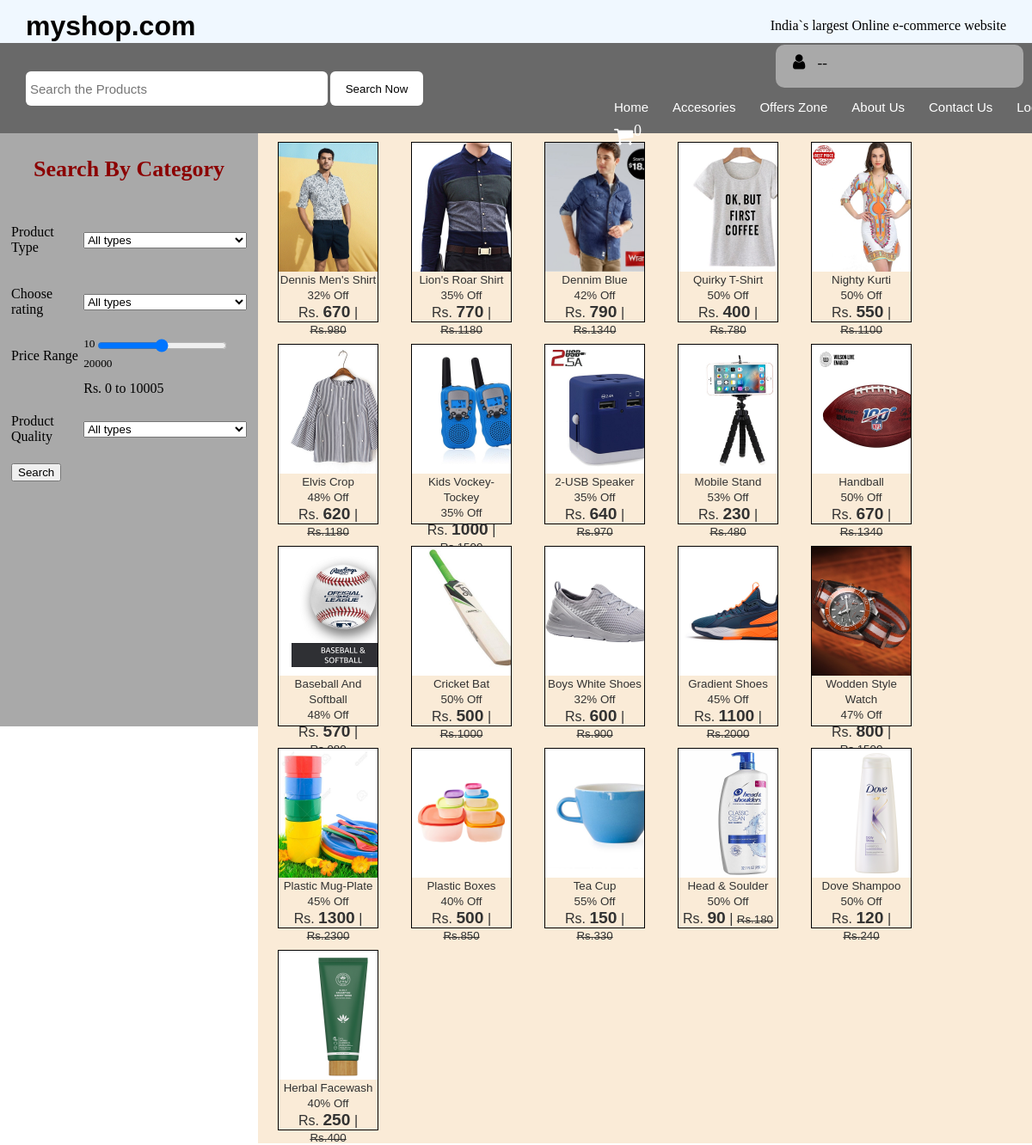
Screenshot of /offer.php with the database file from the repository.
### tables this page shows
CREATE TABLE `productinfo` (
  `pid` varchar(10) NOT NULL,
  `pname` varchar(100) NOT NULL,
  `pmrp` float NOT NULL,
  `pprice` float NOT NULL,
  `psave` float NOT NULL,
  `off` int(5) NOT NULL,
  `pavailable` varchar(50) NOT NULL,
  `pla` varchar(300) NOT NULL,
  `plb` varchar(300) NOT NULL,
  `plc` varchar(300) NOT NULL,
  `pld` varchar(300) NOT NULL,
  `ple` varchar(300) NOT NULL,
  `pdesc` varchar(1000) NOT NULL,
  `pimgadd` varchar(50) NOT NULL
);

### offer.php (the view, shortened to what this page needs)
<?php
if(!isset($_SESSION['emailadd']))
{
    $mysession= " Empty";
}
else
{
    $mysession = $_SESSION['emailadd'];
}
    $mysession = $mysession;
    $db = mysqli_connect("localhost", "root", "", "myshopdb");
    $sql = "SELECT * FROM logininfo WHERE emailadd='$mysession'";
    $records = mysqli_query($db, $sql);
    $details = mysqli_fetch_assoc($records);
?>
<!DOCTYPE html>
<html>
<head>
<link rel="stylesheet" href="css.css">
<link rel="stylesheet" href="css2.css">
<link rel="stylesheet" href="https://cdnjs.cloudflare.com/ajax/libs/font-awesome/4.7.0/css/font-awesome.min.css">
</head>
<body>
<div id="outer-box">
<header>
<h1 id="brand-name">myshop.com</h1>
<p id="tag-lines">India`s largest Online e-commerce website</p>
</header>
<div id="white-space-header"></div>
<nav>
<div id="left-nav">
    <form method="post" action="search.php">
<input type="search" name="searchval" id="search-box" placeholder="Search the Products"/>
<input type="submit" name="search" value="Search Now" id="search-btn"/>
    </form>
</div>
<div id="right-nav">
<div id="right-nav-upper1">
    <i class="fa fa-user" style="font-size:20px; margin-right:10px; margin-left:10px;"></i>
    <?php echo $details['uname']; ?> -- <?php echo $details['emailadd']; ?>
</div>
<div id="menu">
 <ul>
    <li><a href="index.php">Home</a></li>
    <li><a href="access.php">Accesories</a></li>
    <li><a href="offer.php">Offers Zone</a></li>
    <li><a href="about.php">About Us</a></li>
    <li><a href="fcontact.php">Contact Us</a></li>
    <li><a href="logout.php">Logout</a></li>
    <li><a href="cart.php"><i class="fa fa-shopping-cart" style="font-size:24px"><sup><span id="cartno">0</span></sup></i></a></li>
 </ul>
</div>
</div>
</nav>
<div id="white-space-nav"></div>
<div id="side-fix-div">
<div id="search-by-category-div">
<h1 id="search-by-category">Search By Category</h1>
</div>
<div id="search-by-category-div2">
<form method="post" action="searchcat.php">
<table width="100%" height="300px">
<tr>
<td><p id="product-type">Product Type</p></td>
<td id="tdtwo">
<select id="td2length" name="pcat">
<option value="All">All types</option>
</select>
</td>
</tr>
<tr>
<td><p id="rating">Choose rating</p></td>
<td id="tdtwo">
<select id="td2length" name="prating">
<option value="0">All types</option>
</select>
</td>
</tr>
<tr>
<td><p id="prange">Price Range</p></td>
<td id="tdtwo">
    <span><sup>10</sup></span><input type="range" name="prange" min="10" id="sliderval1" max="20000" oninput="slider();"><span><sup>20000</sup></span>
</td>
</tr>
<tr>
<td></td>
<td id="tdtwo"><span id="sliderval2"></span></td>
</tr>
<tr>
<td><p id="product-type">Product Quality</p></td>
<td id="tdtwo">
<select id="td2length" name="pquality">
<option value="All">All types</option>
</select>
</td>
</tr>
<tr>
<tr>
<td colspan="2"><input type="submit" value="Search" name="searchcat"></td>
</tr>
</table>
</form>
</div>
</div>
<div id="side-right-div">
<div id="side-right-div-border">
    <?php
        $db = mysqli_connect("localhost", "root", "", "myshopdb");
        $sql = "SELECT * FROM productinfo";
        $records = mysqli_query($db, $sql);
     while($row = $records->fetch_assoc())
             {
        if($row["off"] > 30 )
        {
        echo " <a href='productinfo.php?id=".$row['pid']." '><div id='all-size'>
                        <div id='all-img' style='background:url(images/".$row['pimgadd']."); background-size:cover;' ></div>
                        <span><center><small>"
                        .$row["pname"]. "<br>" .$row["off"]. "% Off </small>
                        <br> Rs. <b><big>" .$row["pprice"]. "</big></b> | <strike><small>Rs." .$row["pmrp"]. "</small></strike><center></span>
               </div></a>
        ";
        }
     }
        ?>
</div>
</div>
</div>
</body>
</html>

### css.css (style rules this page uses)
* { box-sizing: border-box; }
body { margin: 0px; padding: 0px; }
a { color:#323232; text-decoration:none; font-family:sans-serif; }
#outer-box { width: 100%; height: 700px; }
header { width:100%; height:50px; box-sizing:border-box; background-color: aliceblue; padding:5px; position: fixed; }
#white-space-header { width:100%; height:50px; box-sizing:border-box; padding:5px; }
#brand-name { float:left; padding:0; margin:0; font-family:sans-serif; margin-top:7px; margin-left:25px; }
#tag-lines { float:right; font-family:calibri; margin-right:25px; }
nav { width:100%; height:105px; z-index: 1; position: fixed; box-sizing:border-box; background-color: dimgrey; }
#left-nav { width:50%; height:105px; float: left; z-index: 1; box-sizing:border-box; background-color: dimgrey; padding:30px; }
#cartno { margin: 0px; padding: 0px; font-size: 90%; }
#right-nav { width:50%; height:105px; z-index: 1; float: left; box-sizing:border-box; background-color: dimgrey; }
#white-space-nav { width:100%; height:105px; box-sizing:border-box; padding:5px; }
#search-box { width:65%; height:40px; border-style:none; box-sizing:border-box; float:left; border-radius: 6px; padding:5px; font-size:15px; margin-top:3px; }
#search-btn { border-style:none; height:40px; width:20%; box-sizing:border-box; float:left; border-radius: 6px; margin-left:3px; background-color:white; margin-top:3px; }
#menu { width:100%; height:45px; margin-left:15%; float: left; }
#menu ul { display:block; list-style:none; padding:9px 0 0 10px; margin:0px; }
#menu ul li a { height:30px; display:block; padding:0px 10px 0 10px; margin:0 4px 0 4px; float:left; text-align:center; color:#fff; font-size:15px; line-height:27px; }
#menu ul li { display:inline block; padding:0px; margin:0px; height:27px; }
#side-fix-div { width: 25%; height: 690px; position: fixed; padding: 10px; float: left; background-color: darkgrey; }
#search-by-category-div { width: 100%; height: 60px; font-size: 13px; font-weight: bold; font-family: cursive; }
#search-by-category-div2 { width: 100%; height: 300px; }
#search-by-category { text-align: center; color: darkred; }
#side-right-div { width: 75%; height: auto; float: right; background-color: antiquewhite; }
#all-size { width: 13%; height: 210px; margin: 10px; margin-left: 23px; margin-right: 15px; margin-bottom: 15px; float: left; border-width: 1px; border-color: black; padding: 0px; border-style: solid; }
#all-img { width: 100%; height: 150px; }

### css2.css (style rules this page uses)
* { box-sizing: border-box; }
body { margin: 0px; padding: 0px; }
a { color:#323232; text-decoration:none; font-family:sans-serif; }
#outer-box { width: 100%; height: 700px; }
header { width:100%; height:50px; box-sizing:border-box; background-color: aliceblue; padding:5px; position: fixed; }
#white-space-header { width:100%; height:50px; box-sizing:border-box; padding:5px; }
#brand-name { float:left; padding:0; margin:0; font-family:sans-serif; margin-top:7px; margin-left:25px; }
#tag-lines { float:right; font-family:calibri; margin-right:25px; }
nav { width:100%; height:105px; z-index: 1; position: fixed; box-sizing:border-box; background-color: dimgrey; }
#left-nav { width:50%; height:105px; float: left; z-index: 1; box-sizing:border-box; background-color: dimgrey; padding:30px; }
#right-nav { width:50%; height:105px; z-index: 1; float: left; box-sizing:border-box; background-color: dimgrey; }
#white-space-nav { width:100%; height:105px; box-sizing:border-box; padding:5px; }
#search-box { width:65%; height:40px; border-style:none; box-sizing:border-box; float:left; border-radius: 6px; padding:5px; font-size:15px; margin-top:3px; }
#search-btn { border-style:none; height:40px; width:20%; box-sizing:border-box; float:left; border-radius: 6px; margin-left:3px; background-color:white; margin-top:3px; }
#menu { width:100%; height:45px; margin-left:15%; float: left; }
#menu ul { display:block; list-style:none; padding:9px 0 0 10px; margin:0px; }
#menu ul li a { height:30px; display:block; padding:0px 10px 0 10px; margin:0 4px 0 4px; float:left; text-align:center; color:#fff; font-size:15px; line-height:27px; }
#menu ul li { display:inline; padding:0px; margin:0px; height:27px; }
#cartno { margin: 0px; margin-left: 2%; padding: 0px; font-size: 90%; }

### rows the page displays
productinfo: pimgadd (picture), pname "Dennis Men's Shirt", off "32", pprice "670", pmrp "980"
productinfo: pimgadd (picture), pname "Lion's Roar Shirt", off "35", pprice "770", pmrp "1180"
productinfo: pimgadd (picture), pname "Dennim Blue", off "42", pprice "790", pmrp "1340"
productinfo: pimgadd (picture), pname "Quirky T-Shirt", off "50", pprice "400", pmrp "780"
productinfo: pimgadd (picture), pname "Nighty Kurti", off "50", pprice "550", pmrp "1100"
productinfo: pimgadd (picture), pname "Elvis Crop", off "48", pprice "620", pmrp "1180"
productinfo: pimgadd (picture), pname "Kids Vockey-Tockey", off "35", pprice "1000"
productinfo: pimgadd (picture), pname "2-USB Speaker", off "35", pprice "640", pmrp "970"
productinfo: pimgadd (picture), pname "Mobile Stand", off "53", pprice "230", pmrp "480"
productinfo: pimgadd (picture), pname "Handball", off "50", pprice "670", pmrp "1340"
productinfo: pimgadd (picture), pname "Baseball And Softball", off "48", pprice "570"
productinfo: pimgadd (picture), pname "Cricket Bat", off "50", pprice "500", pmrp "1000"
productinfo: pimgadd (picture), pname "Boys White Shoes", off "32", pprice "600", pmrp "900"
productinfo: pimgadd (picture), pname "Gradient Shoes", off "45", pprice "1100", pmrp "2000"
productinfo: pimgadd (picture), pname "Wodden Style Watch", off "47", pprice "800"
productinfo: pimgadd (picture), pname "Plastic Mug-Plate", off "45", pprice "1300", pmrp "2300"
productinfo: pimgadd (picture), pname "Plastic Boxes", off "40", pprice "500", pmrp "850"
productinfo: pimgadd (picture), pname "Tea Cup", off "55", pprice "150", pmrp "330"
productinfo: pimgadd (picture), pname "Head & Soulder", off "50", pprice "90", pmrp "180"
productinfo: pimgadd (picture), pname "Dove Shampoo", off "50", pprice "120", pmrp "240"
productinfo: pimgadd (picture), pname "Herbal Facewash", off "40", pprice "250", pmrp "400"
